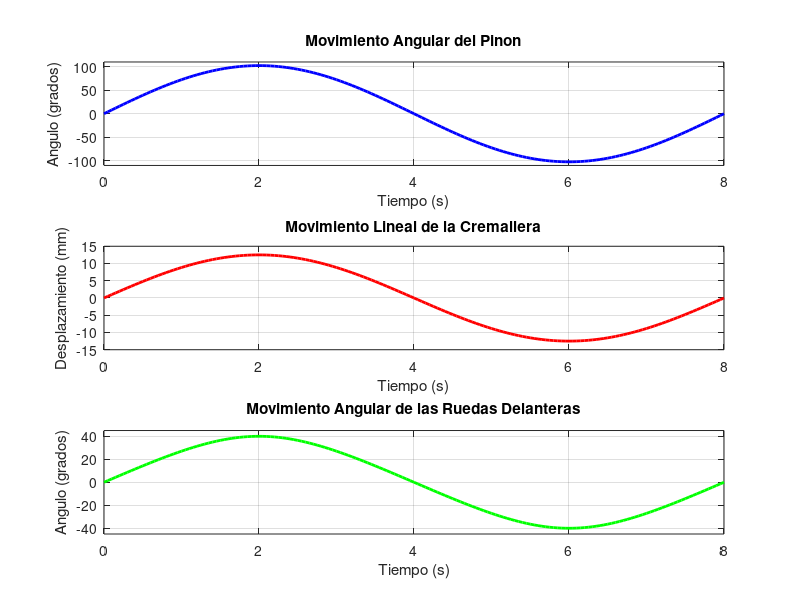

The MATLAB script that drew this image: (Note: this script raises an error after producing the figure.)

%% SCRIPT 2: SISTEMA COMPLETO DE DIRECCION
% Movimiento Angular -> Lineal -> Angular

clear; clc; close all;

% =====================================================
% PARAMETROS DEL PROTOTIPO
% =====================================================

R_pinion = 0.007;       % Radio del pinon (m)
x_max = 0.0125;         % Desplazamiento maximo (m)

angulo_max = 40;        % Giro maximo de ruedas (grados)

% =====================================================
% PARAMETROS DE SIMULACION
% =====================================================

t_final = 8;            % Tiempo total (s)
dt = 0.05;              % Paso de tiempo (s)

t = 0:dt:t_final;

frecuencia = 1/t_final;

% =====================================================
% MODELO GEOMETRICO
% =====================================================

% Aproximacion geometrica:
%
% x = L*sin(delta)
%
% Donde:
% x     = desplazamiento de la cremallera
% L     = longitud efectiva del mecanismo
% delta = angulo de las ruedas
%
% Se calcula L utilizando el rango experimental
% aproximado de +/-40 grados.

L_efectiva = x_max / sind(angulo_max);

% =====================================================
% MOVIMIENTO ANGULAR DEL PINON
% =====================================================

theta_max = x_max / R_pinion;

% Entrada sinusoidal
theta_pinion = theta_max .* ...
    sin(2*pi*frecuencia*t);

% =====================================================
% DESPLAZAMIENTO DE LA CREMALLERA
% =====================================================

x_cremallera = R_pinion .* theta_pinion;

% Limitar recorrido fisico
x_cremallera = max(min(x_cremallera, x_max), -x_max);

% =====================================================
% ANGULO DE LAS RUEDAS DELANTERAS
% =====================================================

% Conversion lineal -> angular
angulo_ruedas = asind(x_cremallera ./ L_efectiva);

% =====================================================
% RESULTADOS
% =====================================================

fprintf('====================================\n');
fprintf('SIMULACION SISTEMA DE DIRECCION\n');
fprintf('====================================\n');

fprintf('Radio del pinon: %.2f mm\n', ...
    R_pinion*1000);

fprintf('Recorrido total de cremallera: %.2f mm\n', ...
    2*x_max*1000);

fprintf('Angulo maximo del pinon: %.2f grados\n', ...
    rad2deg(theta_max));

fprintf('Longitud efectiva: %.2f mm\n', ...
    L_efectiva*1000);

fprintf('Angulo maximo de ruedas: %.2f grados\n', ...
    max(angulo_ruedas));

fprintf('Angulo minimo de ruedas: %.2f grados\n', ...
    min(angulo_ruedas));

% =====================================================
% GRAFICAS
% =====================================================

figure('Name', 'Sistema Completo de Direccion', ...
       'NumberTitle', 'off');

% -----------------------------------------------------
% GRAFICA 1: MOVIMIENTO ANGULAR DEL PINON
% -----------------------------------------------------

subplot(3,1,1);

plot(t, rad2deg(theta_pinion), ...
    'b-', 'LineWidth', 2);

xlabel('Tiempo (s)');
ylabel('Angulo (grados)');
title('Movimiento Angular del Pinon');

grid on;
xlim([0 t_final]);
ylim([-110 110]);

% -----------------------------------------------------
% GRAFICA 2: DESPLAZAMIENTO DE LA CREMALLERA
% -----------------------------------------------------

subplot(3,1,2);

plot(t, x_cremallera*1000, ...
    'r-', 'LineWidth', 2);

xlabel('Tiempo (s)');
ylabel('Desplazamiento (mm)');
title('Movimiento Lineal de la Cremallera');

grid on;
xlim([0 t_final]);
ylim([-15 15]);

% -----------------------------------------------------
% GRAFICA 3: ANGULO DE LAS RUEDAS
% -----------------------------------------------------

subplot(3,1,3);

plot(t, angulo_ruedas, ...
    'g-', 'LineWidth', 2);

xlabel('Tiempo (s)');
ylabel('Angulo (grados)');
title('Movimiento Angular de las Ruedas Delanteras');

grid on;
xlim([0 t_final]);
ylim([-45 45]);

sgtitle('Sistema de Direccion: Angular - Lineal - Angular');

% =====================================================
% GRAFICA ADICIONAL: RELACION CREMALLERA - RUEDAS
% =====================================================

figure('Name', 'Relacion Cremallera - Ruedas', ...
       'NumberTitle', 'off');

plot(x_cremallera*1000, angulo_ruedas, ...
    'm-', 'LineWidth', 2);

xlabel('Desplazamiento de Cremallera (mm)');
ylabel('Angulo de las Ruedas (grados)');

title('Relacion entre Desplazamiento y Direccion');

grid on;

% =====================================================
% ANIMACION DEL SISTEMA
% =====================================================

figure('Name', 'Animacion de Direccion', ...
       'NumberTitle', 'off');

for i = 1:length(t)

    clf;

    % Cremallera
    subplot(2,1,1);

    plot([-30 30], [0 0], ...
        'k--', 'LineWidth', 1);

    hold on;

    rectangle( ...
        'Position', ...
        [x_cremallera(i)*1000-12.5, -2, 25, 4], ...
        'FaceColor', [0.2 0.5 0.9]);

    plot(0, 0, 'ko', 'MarkerFaceColor', 'k');

    xlim([-35 35]);
    ylim([-10 10]);

    axis equal;
    grid on;

    title(sprintf( ...
        'Cremallera: %.2f mm', ...
        x_cremallera(i)*1000));

    xlabel('Posicion (mm)');

    % Ruedas delanteras
    subplot(2,1,2);

    delta = deg2rad(angulo_ruedas(i));

    % Posiciones de las ruedas
    rueda_izq = [-15, 0];
    rueda_der = [15, 0];

    % Vector de orientacion de cada rueda
    longitud = 10;

    dx = longitud*sin(delta);
    dy = longitud*cos(delta);

    hold on;

    plot( ...
        [rueda_izq(1)-dx/2, rueda_izq(1)+dx/2], ...
        [rueda_izq(2)-dy/2, rueda_izq(2)+dy/2], ...
        'b-', 'LineWidth', 5);

    plot( ...
        [rueda_der(1)-dx/2, rueda_der(1)+dx/2], ...
        [rueda_der(2)-dy/2, rueda_der(2)+dy/2], ...
        'b-', 'LineWidth', 5);

    plot([-15 15], [0 0], ...
        'k--', 'LineWidth', 1);

    xlim([-30 30]);
    ylim([-15 15]);

    axis equal;
    grid on;

    title(sprintf( ...
        'Angulo de Direccion: %.2f grados', ...
        angulo_ruedas(i)));

    xlabel('Posicion X (mm)');
    ylabel('Posicion Y (mm)');

    sgtitle(sprintf('Tiempo: %.2f s', t(i)));

    drawnow;

    pause(0.02);

end
